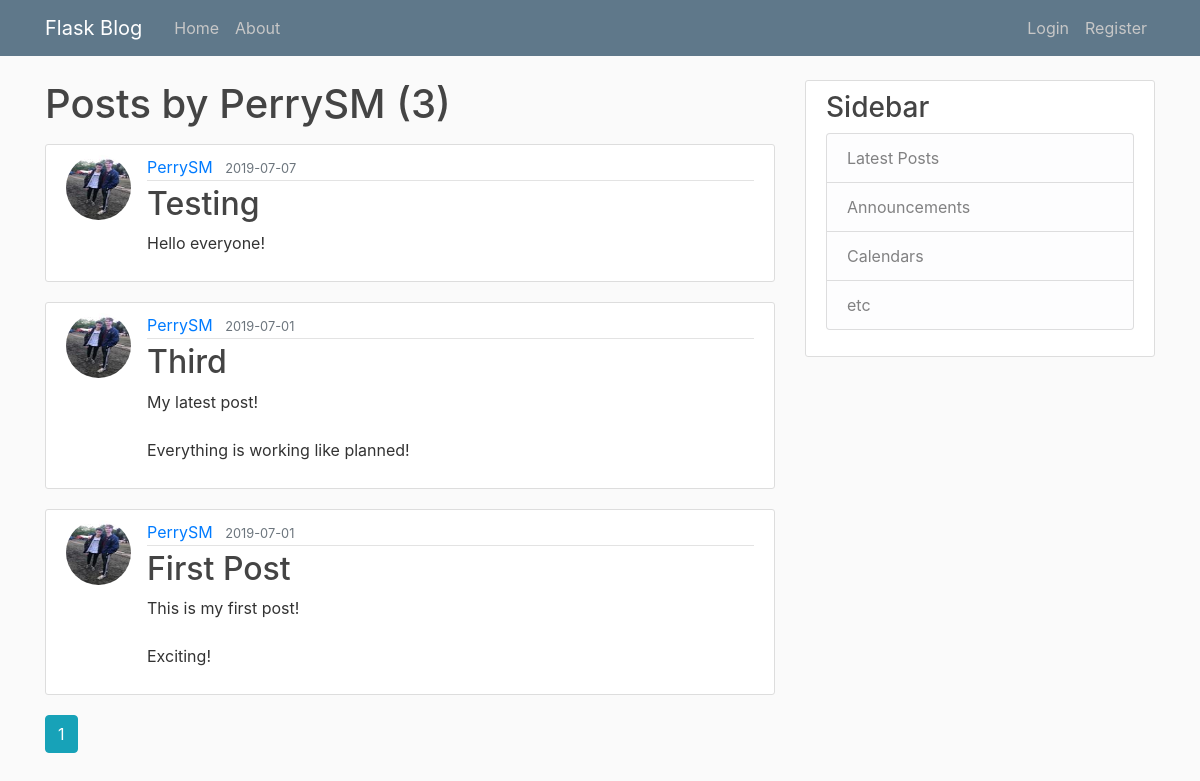
/user/PerrySM, run on the app's committed database.
### flaskblog/models.py (models this page shows, shortened)
class User(db.Model, UserMixin):
    id = db.Column(db.Integer, primary_key=True)
    username = db.Column(db.String(20), unique=True, nullable=False)
    email = db.Column(db.String(120), unique=True, nullable=False)
    image_file = db.Column(db.String(20), nullable=False, default='default.jpg')
    password = db.Column(db.String(60), nullable=False)
    posts = db.relationship('Post', backref='author', lazy=True)

class Post(db.Model):
    id = db.Column(db.Integer, primary_key=True)
    title = db.Column(db.String(100), nullable=False)
    date_posted = db.Column(db.DateTime, nullable=False, default=datetime.utcnow)
    content = db.Column(db.Text, nullable=False)
    user_id = db.Column(db.Integer, db.ForeignKey('user.id'), nullable=False)

### flaskblog/users/routes.py (the view)
@users.route("/user/<string:username>")
def user_posts(username):
    page = request.args.get('page', 1, type=int)
    user = User.query.filter_by(username=username).first_or_404()
    posts = Post.query.filter_by(author=user)\
        .order_by(Post.date_posted.desc())\
        .paginate(page=page, per_page=5)
    return render_template('user_posts.html', posts=posts, user=user)

### flaskblog/templates/user_posts.html
{% extends "base.html" %}
{% block content %}
    <h1 class="mb-3">Posts by {{ user.username }} ({{ posts.total }})</h1>
    {% for post in posts.items %}
        <article class="media content-section">
          <img class="rounded-circle article-img" src="{{ url_for('static', filename='profile_pics/' + post.author.image_file) }}">
          <div class="media-body">
            <div class="article-metadata">
              <a class="mr-2" href="{{ url_for('users.user_posts', username=post.author.username) }}">{{ post.author.username }}</a>
              <small class="text-muted">{{ post.date_posted.strftime('%Y-%m-%d') }}</small>
            </div>
            <h2><a class="article-title" href="{{ url_for('posts.post', post_id=post.id) }}">{{ post.title }}</a></h2>
            <p class="article-content">{{ post.content }}</p>
          </div>
        </article>
    {% endfor %}
    {% for page_num in posts.iter_pages(left_edge=1, right_edge=1, left_current=1, right_current=2) %}
      {% if page_num %}
        {% if posts.page == page_num %}
          <a class="btn btn-info mb-4" href="{{ url_for('users.user_posts', username=user.username, page=page_num) }}">{{ page_num }}</a>
        {% else %}
          <a class="btn btn-outline-info mb-4" href="{{ url_for('users.user_posts', username=user.username, page=page_num) }}">{{ page_num }}</a>
        {% endif %}
      {% else %}
        ...
      {% endif %}
    {% endfor %}
{% endblock content %}

### flaskblog/static/main.css (style rules this page uses)
body { background: #fafafa; color: #333333; margin-top: 5rem; }
h1, h2, h3, h4, h5, h6 { color: #444444; }
.content-section { background: #ffffff; padding: 10px 20px; border: 1px solid #dddddd; border-radius: 3px; margin-bottom: 20px; }
.article-title { color: #444444; }
.article-content { white-space: pre-line; }
.article-img { height: 65px; width: 65px; margin-right: 16px; }
.article-metadata { padding-bottom: 1px; margin-bottom: 4px; border-bottom: 1px solid #e3e3e3 }

### data on the page
User: username "PerrySM"
Post: image_file (picture), author.username "PerrySM", date_posted "2019-07-07", title "Testing", content "Hello everyone!"
Post: image_file (picture), author.username "PerrySM", date_posted "2019-07-01", title "Third", content "My latest post! Everything is working like planned!"
Post: image_file (picture), author.username "PerrySM", date_posted "2019-07-01", title "First Post", content "This is my first post! Exciting!"

### other printed values
{{ posts.total }} "3"
{{ page_num }} "1"
